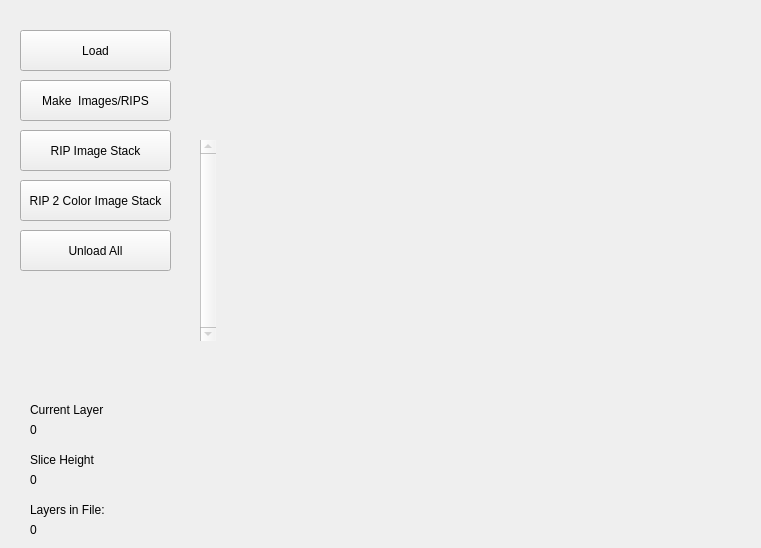
    <widget class="QWidget" name="tabFile">
     <attribute name="title">
      <string>File Select</string>
     </attribute>
     <widget class="QPushButton" name="btnLoadSTL">
      <property name="geometry">
       <rect>
        <x>20</x>
        <y>30</y>
        <width>151</width>
        <height>41</height>
       </rect>
      </property>
      <property name="text">
       <string>Load</string>
      </property>
     </widget>
     <widget class="QWidget" name="viewer" native="true">
      <property name="geometry">
       <rect>
        <x>240</x>
        <y>20</y>
        <width>512</width>
        <height>512</height>
       </rect>
      </property>
      <property name="focusPolicy">
       <enum>Qt::StrongFocus</enum>
      </property>
     </widget>
     <widget class="QPushButton" name="btnMakeImages">
      <property name="geometry">
       <rect>
        <x>20</x>
        <y>80</y>
        <width>151</width>
        <height>41</height>
       </rect>
      </property>
      <property name="text">
       <string>Make  Images/RIPS</string>
      </property>
     </widget>
     <widget class="QScrollBar" name="sbSliceLayer">
      <property name="enabled">
       <bool>false</bool>
      </property>
      <property name="geometry">
       <rect>
        <x>200</x>
        <y>140</y>
        <width>16</width>
        <height>201</height>
       </rect>
      </property>
      <property name="minimum">
       <number>0</number>
      </property>
      <property name="maximum">
       <number>0</number>
      </property>
      <property name="orientation">
       <enum>Qt::Vertical</enum>
      </property>
     </widget>
     <widget class="QLabel" name="lblSliceHeight">
      <property name="geometry">
       <rect>
        <x>30</x>
        <y>420</y>
        <width>76</width>
        <height>19</height>
       </rect>
      </property>
      <property name="text">
       <string>0</string>
      </property>
     </widget>
     <widget class="QLabel" name="lblLayersInFile">
      <property name="geometry">
       <rect>
        <x>30</x>
        <y>520</y>
        <width>76</width>
        <height>19</height>
       </rect>
      </property>
      <property name="text">
       <string>0</string>
      </property>
     </widget>
     <widget class="QLabel" name="label_21">
      <property name="geometry">
       <rect>
        <x>30</x>
        <y>500</y>
        <width>111</width>
        <height>19</height>
       </rect>
      </property>
      <property name="text">
       <string>Layers in File:</string>
      </property>
     </widget>
     <widget class="QLabel" name="label_22">
      <property name="geometry">
       <rect>
        <x>30</x>
        <y>400</y>
        <width>111</width>
        <height>19</height>
       </rect>
      </property>
      <property name="text">
       <string>Current Layer</string>
      </property>
     </widget>
     <widget class="QLabel" name="label_23">
      <property name="geometry">
       <rect>
        <x>30</x>
        <y>450</y>
        <width>111</width>
        <height>19</height>
       </rect>
      </property>
      <property name="text">
       <string>Slice Height</string>
      </property>
     </widget>
     <widget class="QLabel" name="lblSliceHeightmm">
      <property name="geometry">
       <rect>
        <x>30</x>
        <y>470</y>
        <width>76</width>
        <height>19</height>
       </rect>
      </property>
      <property name="text">
       <string>0</string>
      </property>
     </widget>
     <widget class="QPushButton" name="RIPImageStack">
      <property name="geometry">
       <rect>
        <x>20</x>
        <y>130</y>
        <width>151</width>
        <height>41</height>
       </rect>
      </property>
      <property name="text">
       <string>RIP Image Stack</string>
      </property>
     </widget>
     <widget class="QPushButton" name="rip2ColorImageStack">
      <property name="geometry">
       <rect>
        <x>20</x>
        <y>180</y>
        <width>151</width>
        <height>41</height>
       </rect>
      </property>
      <property name="text">
       <string>RIP 2 Color Image Stack</string>
      </property>
     </widget>
     <widget class="QPushButton" name="unloadAllSTL">
      <property name="geometry">
       <rect>
        <x>20</x>
        <y>230</y>
        <width>151</width>
        <height>41</height>
       </rect>
      </property>
      <property name="text">
       <string>Unload All</string>
      </property>
     </widget>
    </widget>
